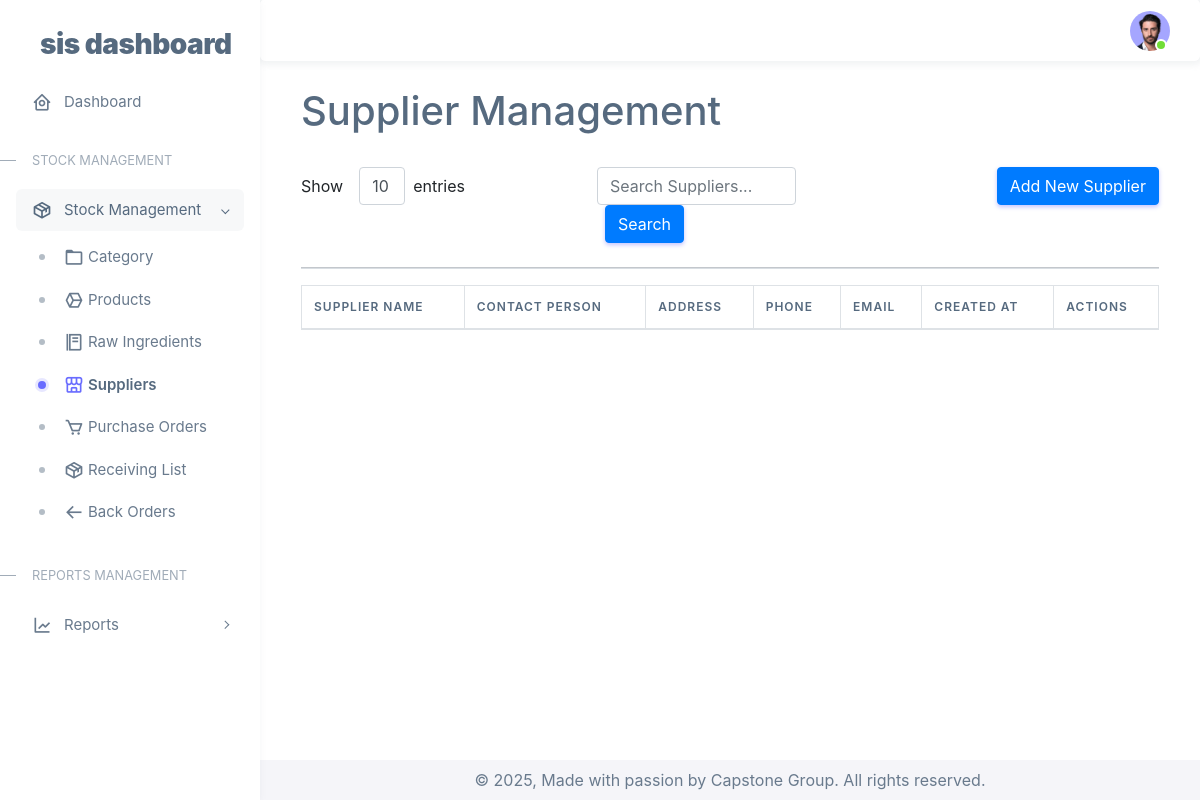
Before: /stockclerk/index_admin.php?page=suppliers with the older database file.
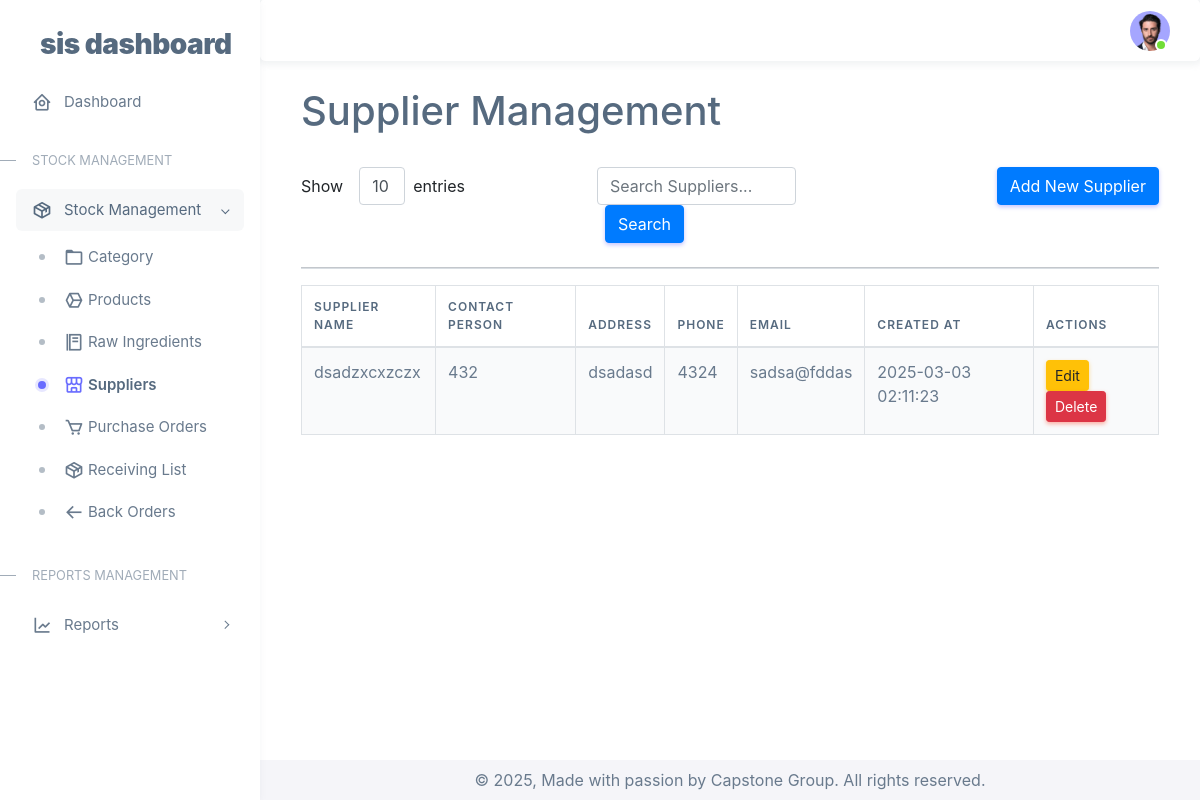
After: the same page with the newer database file.
### tables this page shows
CREATE TABLE `tbl_suppliers` (
  `supplier_id` int(11) NOT NULL,
  `supplier_name` varchar(255) NOT NULL,
  `contact_person` varchar(255) DEFAULT NULL,
  `address` varchar(255) DEFAULT NULL,
  `phone` varchar(20) DEFAULT NULL,
  `email` varchar(255) DEFAULT NULL,
  `created_at` timestamp NOT NULL DEFAULT current_timestamp()
);

### stockclerk/pages/functions/supplier-functions.php (called while the page is built, shortened)
<?php
include('connection.php');
$query = "SELECT * FROM tbl_suppliers ORDER BY created_at DESC";
$result = mysqli_query($conn, $query);
?>

### stockclerk/pages/supplier.php (the view, shortened to what this page needs)
<?php include 'functions/supplier-functions.php'; ?>
<link href="https://stackpath.bootstrapcdn.com/bootstrap/4.5.2/css/bootstrap.min.css" rel="stylesheet">
<div class="container my-7" style="max-width: 100%; width: 120%;">
    <h1 class="text-left">Supplier Management</h1>
    <br>
    <div class="row mb-4">
        <div class="col-md-4">
            <form method="GET" action="index_admin.php?page=supplier">
                <div class="form-inline w-100">
                    <label for="limit" class="mr-2">Show</label>
                    <select name="limit" class="form-control ml-2">
                        <option value="10">10</option>
                    </select>
                    <label for="limit" class="ml-2">entries</label>
                </div>
            </form>
        </div>
        <div class="col-md-4">
            <form method="GET" action="index_admin.php?page=supplier">
                <div class="form-inline w-100">
                    <input type="text" name="search" class="form-control w-75" placeholder="Search Suppliers...">
                    <button type="submit" class="btn btn-primary ml-2">Search</button>
                </div>
            </form>
        </div>
        <div class="col-md-4 text-right">
            <button class="btn btn-primary" data-toggle="modal" data-target="#addSupplierModal">Add New Supplier</button>
        </div>
    </div>
    <hr>
    <div class="table-responsive">
        <table class="table table-bordered table-striped">
            <thead>
                <tr>
                    <th>Supplier Name</th>
                    <th>Contact Person</th>
                    <th>Address</th>
                    <th>Phone</th>
                    <th>Email</th>
                    <th>Created At</th>
                    <th>Actions</th>
                </tr>
            </thead>
            <tbody>
                <?php while ($supplier = mysqli_fetch_assoc($result)): ?>
                    <tr>
                        <td><?php echo $supplier['supplier_name']; ?></td>
                        <td><?php echo $supplier['contact_person']; ?></td>
                        <td><?php echo $supplier['address']; ?></td>
                        <td><?php echo $supplier['phone']; ?></td>
                        <td><?php echo $supplier['email']; ?></td>
                        <td><?php echo $supplier['created_at']; ?></td>
                        <td>
                            <button onclick="openEditForm(<?php echo $supplier['supplier_id']; ?>, '<?php echo $supplier['supplier_name']; ?>', '<?php echo $supplier['contact_person']; ?>', '<?php echo $supplier['address']; ?>', '<?php echo $supplier['phone']; ?>', '<?php echo $supplier['email']; ?>')" class="btn btn-warning btn-sm" data-toggle="modal" data-target="#editSupplierModal">Edit</button>
                            <button type="button" class="btn btn-danger btn-sm" data-toggle="modal" data-target="#deleteSupplierModal" onclick="setDeleteData(<?php echo $supplier['supplier_id']; ?>, '<?php echo $supplier['supplier_name']; ?>')">Delete</button>
                        </td>
                    </tr>
                <?php endwhile; ?>
            </tbody>
        </table>
    </div>
</div>

Changed rows visible on the page:
added tbl_suppliers: supplier_name "dsadzxcxzczx", contact_person "432", address "dsadasd", phone "4324", email "sadsa@fddas", created_at "2025-03-03 02:11:23"
